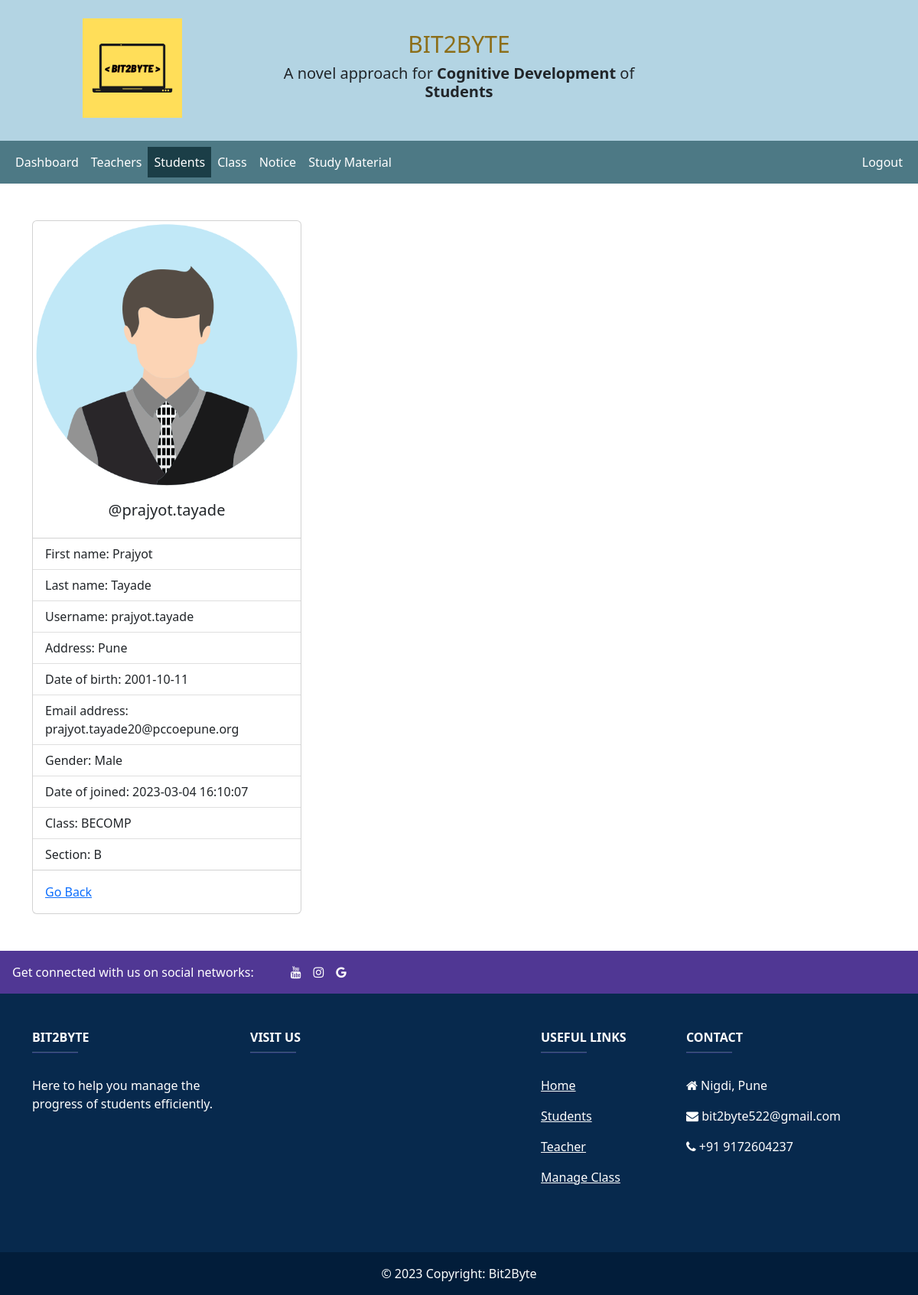
Page /admin/student-view.php?student_id=9 (signed in) on the committed database.
### tables this page shows
CREATE TABLE `students` (
  `student_id` int(11) NOT NULL,
  `roll_no` varchar(40) NOT NULL,
  `username` varchar(127) NOT NULL,
  `password` varchar(255) NOT NULL,
  `fname` varchar(127) NOT NULL,
  `lname` varchar(255) NOT NULL,
  `class_id` int(11) NOT NULL,
  `section_id` int(11) NOT NULL,
  `address` varchar(31) NOT NULL,
  `gender` varchar(7) NOT NULL,
  `email_address` varchar(255) NOT NULL,
  `date_of_birth` date NOT NULL,
  `date_of_joined` timestamp NULL DEFAULT CURRENT_TIMESTAMP,
  `problems_solved` int(11) NOT NULL,
  `total_submissions` int(11) NOT NULL,
  `successful_submissions` int(11) NOT NULL
);

CREATE TABLE `class` (
  `class_id` int(11) NOT NULL,
  `class_name` varchar(30) NOT NULL
);

CREATE TABLE `section` (
  `section_id` int(11) NOT NULL,
  `section` varchar(7) NOT NULL,
  `class_id` int(11) NOT NULL,
  `teacher` int(11) NOT NULL
);

### admin/data/student.php (called while the page is built, shortened)
<?php
function getStudentById($id, $conn){
   $sql = "SELECT * FROM students
           WHERE student_id=?";
   $stmt = $conn->prepare($sql);
   $stmt->execute([$id]);
   if ($stmt->rowCount() == 1) {
     $student = $stmt->fetch();
     return $student;
   }else {
    return 0;
   }
}

### admin/data/class.php (called while the page is built, shortened)
<?php
function getClassById($class_id, $conn){
   $sql = "SELECT * FROM class
           WHERE class_id=?";
   $stmt = $conn->prepare($sql);
   $stmt->execute([$class_id]);
   if ($stmt->rowCount() == 1) {
     $class = $stmt->fetch();
     return $class;
   }else {
    return 0;
   }
}

### admin/data/section.php (called while the page is built, shortened)
<?php
function getSectionById($section_id, $conn){
   $sql = "SELECT * FROM section
           WHERE section_id=?";
   $stmt = $conn->prepare($sql);
   $stmt->execute([$section_id]);
   if ($stmt->rowCount() == 1) {
     $section = $stmt->fetch();
     return $section;
   }else {
    return 0;
   }
}

### admin/student-view.php (the view, shortened to what this page needs)
<?php
if (isset($_SESSION['admin_id']) &&
    isset($_SESSION['role'])) {
    if ($_SESSION['role'] == 'Admin') {
       include "../DB_connection.php";
       include "data/student.php";
       include "data/section.php";
       include "data/class.php";
       if(isset($_GET['student_id'])){
       $student_id = $_GET['student_id'];
       $student = getStudentById($student_id, $conn);
 ?>
<!DOCTYPE html>
<html lang="en">
<head>
	<link rel="stylesheet" href="https://cdn.jsdelivr.net/npm/bootstrap@5.2.0/dist/css/bootstrap.min.css">
	<link rel="stylesheet" href="../css/style.css">
  <link rel="stylesheet" href="https://cdnjs.cloudflare.com/ajax/libs/font-awesome/4.7.0/css/font-awesome.min.css">
</head>
<body>
    <?php
    include "header.php";
        include "inc/navbar.php";
        if ($student != 0) {
     ?>
     <div class="container mt-5" style="min-height:70vh;">
         <div class="card" style="width: 22rem;">
          <img src="../img/student-<?=$student['gender']?>.png" class="card-img-top" alt="...">
          <div class="card-body">
            <h5 class="card-title text-center">@<?=$student['username']?></h5>
          </div>
          <ul class="list-group list-group-flush">
            <li class="list-group-item">First name: <?=$student['fname']?></li>
            <li class="list-group-item">Last name: <?=$student['lname']?></li>
            <li class="list-group-item">Username: <?=$student['username']?></li>
            <li class="list-group-item">Address: <?=$student['address']?></li>
            <li class="list-group-item">Date of birth: <?=$student['date_of_birth']?></li>
            <li class="list-group-item">Email address: <?=$student['email_address']?></li>
            <li class="list-group-item">Gender: <?=$student['gender']?></li>
            <li class="list-group-item">Date of joined: <?=$student['date_of_joined']?></li>
            <li class="list-group-item">Class:
                 <?php
                      $class = $student['class_id'];
                      $c = getClassById($class, $conn);
                      echo $c['class_name'];
                  ?>
            </li>
            <li class="list-group-item">Section:
                 <?php
                    $section = $student['section_id'];
                    $s = getSectionById($section, $conn);
                    echo $s['section'];
                  ?>
            </li>
          </ul>
          <div class="card-body">
            <a href="student.php" class="card-link">Go Back</a>
          </div>
        </div>
     </div>
     <?php
        }else {
          header("Location: teacher.php");
          exit;
        }
     ?>
<br/><br/>
    <?php
    include "footer.php"
    ?>
</body>
</html>
<?php
    }else {
        header("Location: student.php");
        exit;
    }
  }else {
    header("Location: ../login.php");
    exit;
  }
}else {
	header("Location: ../login.php");
	exit;
}
?>

### rows in the picture
students: gender (picture), username "prajyot.tayade", fname "Prajyot", lname "Tayade", address "Pune", date_of_birth "2001-10-11", email_address "prajyot.tayade20@pccoepune.org", gender "Male", date_of_joined "2023-03-04 16:10:07"
class: class_name "BECOMP"
section: section "B"
